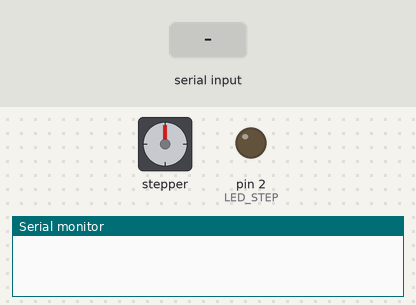
Recording of a sketch running on a simulated Arduino Nano, built with avr-gcc and run on an emulated ATmega328P. Shown: stepper motor, output pins drawn as LEDs (lit = HIGH), the last lines printed to the serial monitor. Wiring (inferred from the names in the program): stepper motor driver (200 steps per turn assumed): step pin 12; direction pin 11. The inputs (shaded band) are chosen by the test bench. Pins used as bus, display or sensor lines are not drawn.

Above: at 1.2 s.
1.3 s: "1" received over Serial
At 1.55 s:
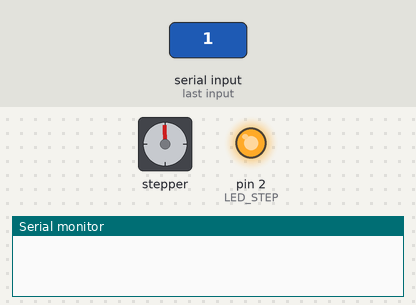
At 3.0 s:
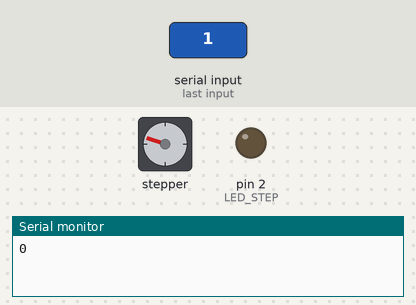
3.3 s: "1" received over Serial
At 4.6 s:
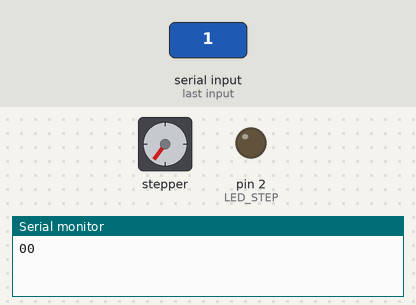
Timing chart, 0 to 6.3 s (numbered marks = the images above; inputs shaded):
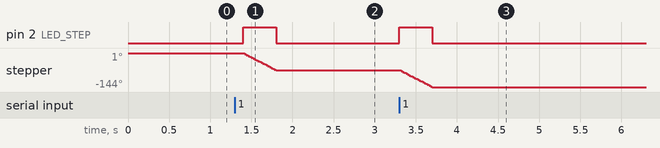

Measured:
- after the input at 1.3 s, pin 2 (LED_STEP): LOW → HIGH after 0.10 s, → LOW 0.40 s later; stepper: turns 72° counter-clockwise in 0.40 s, starting after 0.10 s
- after the input at 3.3 s, pin 2 (LED_STEP): LOW → HIGH at once, → LOW 0.40 s later; stepper: turns 72° counter-clockwise in 0.40 s, starting at once

The sketch:

Arduino_Controls.ino
```cpp
/*  ECE496 Scanner Project: Phrase I
 *  Date: 12/31/2015 Rev. 3.1
 *  Author: S. Yang
 *
 *  This revision of the code is improved from Rev 2. to use Stepper motor opposed to the exisiting Servo motor.
 *
 *  This Ardruino implementation is designed to be preloaded into the Arduino Hardware while using the main executable program.
 *  The code downloaded into the Arduino Nano chip will control the fine position of the motor.
 *  The ROTATE_READY bit dictates which of the system executes and which one waits. This is an acknowlegment bit
 *    communicated using serial port between the executing PC and the Arduino hardware.
 *
 *  This Calibration Data is specific to BED Driver and ROB10846 Stepper
 *  Calibration Data
 *    Step Size     Steps per Revolution    Trials    Driver Heat
 *    40            160                     3         Warm
 */


// GLOBAL CONSTANTS

#define MOTOR_DIR   11
#define MOTOR_STEP  12
#define LED_STEP    2
#define OPTIC_SWT   3

#define STEP_SIZE   40
#define WARM_UP_TM  5
#define POLL_FREQ   100

#define ACK_READY   '1'
#define ACK_COMPL   '0'
#define ACK_FAIL    '1'

// Setup Code
void setup() {

  // Start serial port at 9600 bits per second:
  Serial.begin(9600);

  // Configure Arduino Ports and Wirings
  pinMode(MOTOR_DIR, OUTPUT);
  pinMode(MOTOR_STEP, OUTPUT);
  pinMode(LED_STEP, OUTPUT);
  pinMode(OPTIC_SWT, INPUT);

  // Initialize Ports
  digitalWrite(MOTOR_DIR, LOW);
  digitalWrite(MOTOR_STEP, LOW);
  digitalWrite(LED_STEP, LOW);

}

// Hardware Execution Code
void loop() {

  // Waiting for acknowledge bit from USB
  while (Serial.available() <= 0) {
    delay (POLL_FREQ);
  }

  // Clears the incoming serial stream
  char inbyte = Serial.read();

  // Sanity Check on USB Signal
  if (inbyte == ACK_READY){

    digitalWrite(LED_STEP, HIGH);

    // Step Motor by Motor Step
    int counter = 0;
    for (; counter < STEP_SIZE; counter++){
      digitalWrite(MOTOR_STEP, HIGH);
      delay(5);
      digitalWrite(MOTOR_STEP, LOW);
      delay(5);
    }

    digitalWrite(LED_STEP, LOW);

    // Acknowledge Success
    Serial.print(ACK_COMPL);
  }
  else {
    // NACK
    Serial.print(ACK_FAIL);
  }

}
```
